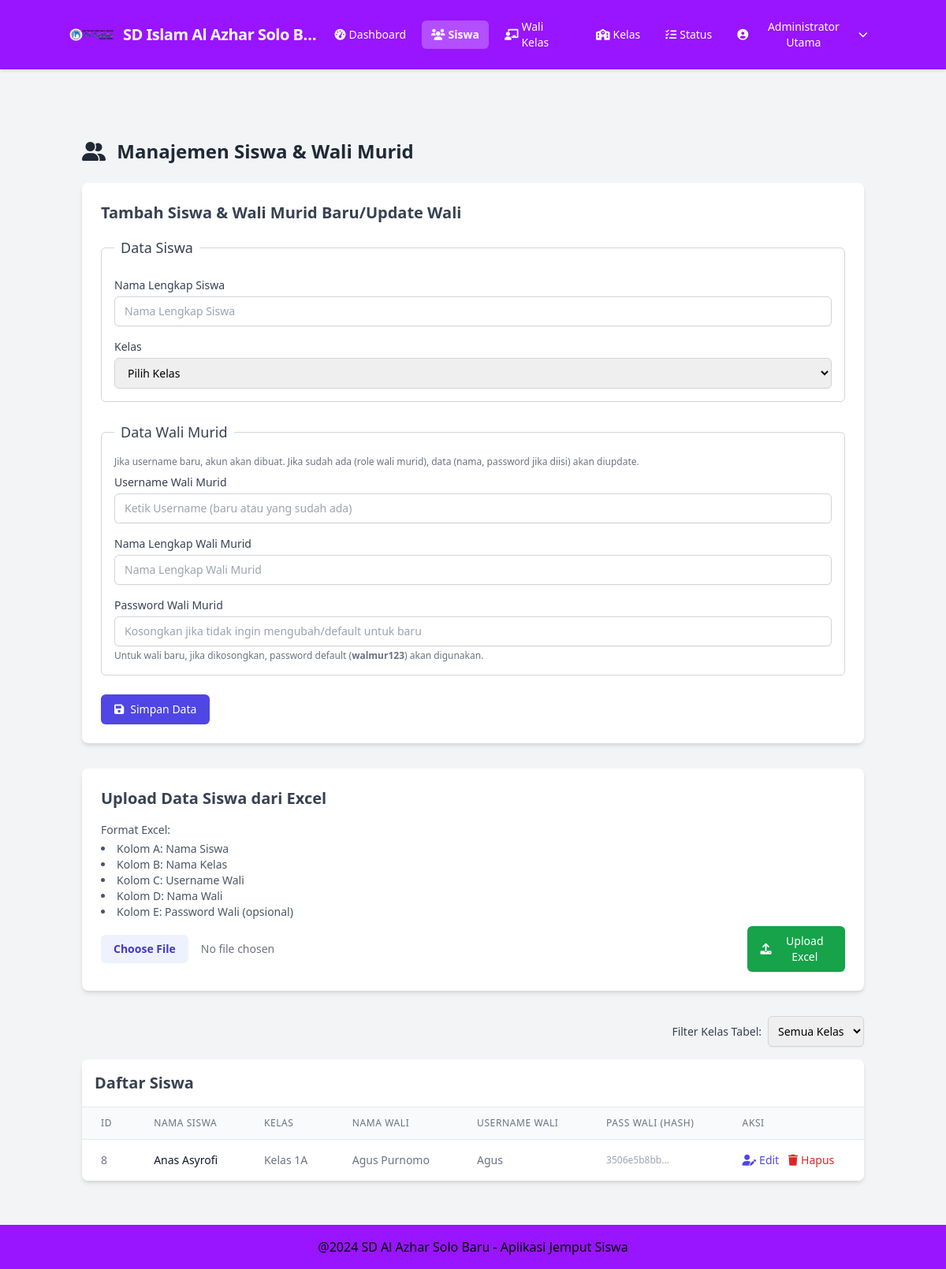
Page /admin/manage_siswa.php (signed in) on the committed database.
### tables this page shows
CREATE TABLE `pengaturan` (
  `id` int(11) NOT NULL,
  `nama_sekolah` varchar(100) DEFAULT 'Nama Sekolah Default',
  `logo_sekolah` varchar(255) DEFAULT NULL,
  `header_image` varchar(255) DEFAULT NULL,
  `footer_text` varchar(255) DEFAULT '© Aplikasi Penjemputan Siswa',
  `header_color` varchar(7) DEFAULT '#FFFFFF' COMMENT 'Warna latar header (hex)',
  `footer_color` varchar(7) DEFAULT '#333333' COMMENT 'Warna latar footer (hex)'
);

CREATE TABLE `siswa` (
  `id` int(11) NOT NULL,
  `nama_siswa` varchar(100) NOT NULL,
  `kelas_id` int(11) NOT NULL,
  `id_wali_murid` int(11) NOT NULL
);

CREATE TABLE `kelas` (
  `id` int(11) NOT NULL,
  `nama_kelas` varchar(50) NOT NULL
);

CREATE TABLE `users` (
  `id` int(11) NOT NULL,
  `username` varchar(50) NOT NULL,
  `password` varchar(255) NOT NULL,
  `role` enum('admin','wali_kelas','wali_murid') NOT NULL,
  `kelas_id` int(11) DEFAULT NULL,
  `nama` varchar(100) NOT NULL
);

### admin/manage_siswa.php (the view, shortened to what the rows shown need)
<?php
include '../includes/db.php';
$selected_kelas_id_filter = isset($_GET['filter_kelas_id']) && $_GET['filter_kelas_id'] !== '' ? (int)$_GET['filter_kelas_id'] : null;
$assets_path_prefix = '../';
include '../includes/header.php';
?>
<div class="container mx-auto px-4 py-8">
    <h2 class="text-2xl font-bold mb-6 text-gray-800"><i class="fas fa-user-friends mr-2"></i> Manajemen Siswa & Wali Murid</h2>
    <div class="bg-white shadow-md rounded-lg overflow-x-auto">
        <table class="w-full min-w-full divide-y divide-gray-200">
            <thead class="bg-gray-50">
                <tr>
                    <th class="px-6 py-3 text-left text-xs font-medium text-gray-500 uppercase tracking-wider">ID</th>
                    <th class="px-6 py-3 text-left text-xs font-medium text-gray-500 uppercase tracking-wider">Nama Siswa</th>
                    <th class="px-6 py-3 text-left text-xs font-medium text-gray-500 uppercase tracking-wider">Kelas</th>
                    <th class="px-6 py-3 text-left text-xs font-medium text-gray-500 uppercase tracking-wider">Nama Wali</th>
                    <th class="px-6 py-3 text-left text-xs font-medium text-gray-500 uppercase tracking-wider">Username Wali</th>
                    <th class="px-6 py-3 text-left text-xs font-medium text-gray-500 uppercase tracking-wider">Pass Wali (Hash)</th>
                    <th class="px-6 py-3 text-left text-xs font-medium text-gray-500 uppercase tracking-wider">Aksi</th>
                </tr>
            </thead>
            <tbody class="bg-white divide-y divide-gray-200">
                <?php
                $sql_select_siswa_display = "SELECT s.id AS siswa_id, s.nama_siswa, k.nama_kelas,
                                            u.nama AS nama_wali_murid, u.username AS username_wali_murid,
                                            u.password AS password_wali_hashed
                                     FROM siswa s
                                     LEFT JOIN kelas k ON s.kelas_id = k.id
                                     LEFT JOIN users u ON s.id_wali_murid = u.id ";
                $sql_select_siswa_display .= " ORDER BY k.nama_kelas, s.nama_siswa";
                $stmt_select_siswa_display = $conn->prepare($sql_select_siswa_display);
                $data_siswa_tabel_display = [];
                if ($stmt_select_siswa_display) {
                    $stmt_select_siswa_display->execute();
                    $result_siswa_tabel_display = $stmt_select_siswa_display->get_result();
                    if($result_siswa_tabel_display){
                        while($row_s_t_item = $result_siswa_tabel_display->fetch_assoc()){
                            $data_siswa_tabel_display[] = $row_s_t_item;
                        }
                    }
                }
                if (!empty($data_siswa_tabel_display)) {
                    foreach ($data_siswa_tabel_display as $row_siswa_item_display) {
                        echo "<tr>
                                <td class='px-6 py-4 whitespace-nowrap text-sm text-gray-500'>" . htmlspecialchars($row_siswa_item_display['siswa_id']) . "</td>
                                <td class='px-6 py-4 whitespace-nowrap text-sm font-medium text-gray-900'>" . htmlspecialchars($row_siswa_item_display['nama_siswa']) . "</td>
                                <td class='px-6 py-4 whitespace-nowrap text-sm text-gray-500'>" . htmlspecialchars($row_siswa_item_display['nama_kelas'] ?? 'N/A') . "</td>
                                <td class='px-6 py-4 whitespace-nowrap text-sm text-gray-500'>" . htmlspecialchars($row_siswa_item_display['nama_wali_murid'] ?? 'N/A') . "</td>
                                <td class='px-6 py-4 whitespace-nowrap text-sm text-gray-500'>" . htmlspecialchars($row_siswa_item_display['username_wali_murid'] ?? 'N/A') . "</td>
                                <td class='px-6 py-4 whitespace-nowrap text-xs text-gray-400 break-all' title='" . htmlspecialchars($row_siswa_item_display['password_wali_hashed'] ?? 'N/A') . "'>" . (!empty($row_siswa_item_display['password_wali_hashed']) ? substr(htmlspecialchars($row_siswa_item_display['password_wali_hashed']), 0, 10) . "..." : 'N/A') . "</td>
                                <td class='px-6 py-4 whitespace-nowrap text-sm font-medium space-x-1 md:space-x-2'>
                                    <a href='edit_siswa.php?id=" . htmlspecialchars($row_siswa_item_display['siswa_id']) . ($selected_kelas_id_filter ? '&ref_kelas_id='.$selected_kelas_id_filter.'&ref_page=manage_siswa' : '&ref_page=manage_siswa') . "' class='text-indigo-600 hover:text-indigo-900' title='Edit Data Siswa'><i class='fas fa-user-edit'></i><span class='hidden sm:inline ml-1'>Edit</span></a>
                                    <a href='manage_siswa.php?hapus=" . htmlspecialchars($row_siswa_item_display['siswa_id']) . ($selected_kelas_id_filter ? '&filter_kelas_id='.$selected_kelas_id_filter : '') . "' class='text-red-600 hover:text-red-900' onclick='return confirm(\"Hapus siswa " . htmlspecialchars(addslashes($row_siswa_item_display['nama_siswa'])) . "? Ini juga akan menghapus riwayat statusnya.\")' title='Hapus Siswa'><i class='fas fa-trash'></i><span class='hidden sm:inline ml-1'>Hapus</span></a>
                                </td>
                              </tr>";
                    }
                }
                ?>
            </tbody>
        </table>
    </div>
</div>
<?php
include '../includes/footer.php';
?>

### includes/header.php (shortened to what the rows shown need)
<?php
$is_root_page = (isset($current_page_depth) && $current_page_depth === 'root');
$nama_sekolah_display = 'Aplikasi Penjemputan Siswa';
$logo_src_default_base = 'assets/images/default_logo.png';
$assets_css_base = 'assets/css/style.css';
$base_path_for_includes = $is_root_page ? './' : '../';
$logo_src_default = $is_root_page ? $logo_src_default_base : '../' . $logo_src_default_base;
$assets_css_path = $is_root_page ? $assets_css_base : '../' . $assets_css_base;
if (isset($assets_path_prefix)) {
    $assets_path_prefix_normalized = rtrim($assets_path_prefix, '/') . '/';
    $assets_css_path = $assets_path_prefix_normalized . ltrim($assets_css_base, './');
    $logo_src_default = $assets_path_prefix_normalized . ltrim($logo_src_default_base, './');
}
$logo_src_to_use = $logo_src_default;
$header_style_attribute = '';
$header_text_style_attribute = '';
$header_default_bg_class = 'bg-indigo-600';
$header_default_text_class = 'text-white';
if (isset($conn) && $conn) {
    $query_pengaturan = "SELECT nama_sekolah, logo_sekolah, header_color, footer_color FROM pengaturan WHERE id = 1 LIMIT 1";
    $result_pengaturan = $conn->query($query_pengaturan);
    if ($result_pengaturan && $result_pengaturan->num_rows > 0) {
        $pengaturan_db = $result_pengaturan->fetch_assoc();
        if (!empty($pengaturan_db['nama_sekolah'])) {
            $nama_sekolah_display = $pengaturan_db['nama_sekolah'];
        }
        if (!empty($pengaturan_db['logo_sekolah'])) {
            $path_from_db = ltrim($pengaturan_db['logo_sekolah'], '/');
            $potential_logo_src = $is_root_page ? $path_from_db : '../' . $path_from_db;
            $check_path_logo_db_server_root = rtrim($_SERVER['DOCUMENT_ROOT'], '/') . '/' . $path_from_db;
            if (file_exists($check_path_logo_db_server_root)) {
                $logo_src_to_use = $potential_logo_src;
            }
        }
        if (!empty($pengaturan_db['header_color']) && preg_match('/^#[a-f0-9]{6}$/i', $pengaturan_db['header_color'])) {
            $db_header_color_val = $pengaturan_db['header_color'];
            $header_style_attribute = "style=\"background-color: " . htmlspecialchars($db_header_color_val) . ";\"";
            if (!function_exists('is_dark_color_for_header_v2')) {
                function is_dark_color_for_header_v2($hexcolor){
                    $hexcolor = ltrim($hexcolor, '#');
                    $r = hexdec(substr($hexcolor,0,2)); $g = hexdec(substr($hexcolor,2,2)); $b = hexdec(substr($hexcolor,4,2));
                    return ((($r*299)+($g*587)+($b*114))/1000 <= 128);
                }
            }
            $header_text_color_val = is_dark_color_for_header_v2($db_header_color_val) ? '#FFFFFF' : '#1F2937';
            $header_text_style_attribute = "style=\"color: " . htmlspecialchars($header_text_color_val) . ";\"";
            $header_default_bg_class = '';
            $header_default_text_class = '';
        }
    } elseif (isset($conn) && $conn->error) {
        error_log("Header.php - DB query pengaturan error: " . $conn->error);
    }
}
$home_link = $base_path_for_includes . 'login.php';
if (isset($_SESSION['user_id']) && isset($_SESSION['role'])) {
    switch ($_SESSION['role']) {
        case 'admin':
            $home_link = $base_path_for_includes . 'admin/index.php';
            break;
    }
}
?>
<!DOCTYPE html>
<html lang="id">
<head>
    <script src="https://cdn.tailwindcss.com"></script>
    <link rel="stylesheet" href="https://cdnjs.cloudflare.com/ajax/libs/font-awesome/6.0.0-beta3/css/all.min.css">
    <?php
        $css_check_path = $is_root_page ? rtrim($_SERVER['DOCUMENT_ROOT'], '/') . '/' . ltrim($assets_css_path, './') : realpath(__DIR__ . '/' . $assets_css_path) ;
        if ($css_check_path && file_exists($css_check_path)):
    ?>
        <link rel="stylesheet" href="<?php echo htmlspecialchars($assets_css_path); ?>?v=<?php echo time(); ?>">
    <?php endif; ?>
</head>
<body class="bg-gray-100 font-sans">
    <header class="app-header p-3 md:p-4 sticky top-0 z-50 <?php echo $header_default_bg_class; ?> <?php echo $header_default_text_class; ?>" <?php echo $header_style_attribute; ?>>
        <div class="container mx-auto flex justify-between items-center">
            <a href="<?php echo htmlspecialchars($home_link); ?>" class="flex items-center space-x-2 sm:space-x-3 min-w-0">
                <?php
                    $final_logo_to_display = null;
                    $path_check_logo = rtrim($_SERVER['DOCUMENT_ROOT'], '/') . '/' . ltrim($logo_src_to_use, './');
                    if (file_exists($path_check_logo)) {
                        $final_logo_to_display = $logo_src_to_use;
                    } else {
                         $path_check_default_logo = rtrim($_SERVER['DOCUMENT_ROOT'], '/') . '/' . ltrim($logo_src_default, './');
                         if (file_exists($path_check_default_logo)) {
                             $final_logo_to_display = $logo_src_default;
                         }
                    }
                    if ($final_logo_to_display):
                ?>
                    <img src="<?php echo htmlspecialchars($final_logo_to_display); ?>?t=<?php echo time(); ?>" alt="Logo Sekolah" class="h-10 w-10 sm:h-12 sm:w-12 md:h-14 md:w-14 object-contain rounded-full flex-shrink-0">
                <?php else: ?>
                    <div class="h-10 w-10 sm:h-12 sm:w-12 md:h-14 md:w-14 bg-white flex items-center justify-center rounded-full text-indigo-600 text-xl sm:text-2xl font-bold flex-shrink-0">
                        <i class="fas fa-school"></i>
                    </div>
                <?php endif; ?>
                <span class="text-md sm:text-lg md:text-xl font-semibold tracking-tight truncate" <?php echo $header_text_style_attribute; ?>><?php echo htmlspecialchars($nama_sekolah_display); ?></span>
            </a>
        </div>
    </header>
</body>
</html>

### includes/footer.php (shortened to what the rows shown need)
<?php
$footer_text_display = 'Aplikasi Penjemputan Siswa © ' . date('Y');
$footer_actual_bg_style = '';
$footer_actual_text_style = '';
$footer_default_bg_class = 'bg-blue-600';
$footer_default_text_class = 'text-white';
if (isset($conn) && $conn instanceof mysqli && empty($conn->connect_error)) {
    try {
        $query_footer = "SELECT footer_text, footer_color FROM pengaturan WHERE id = 1 LIMIT 1";
        $result_footer = $conn->query($query_footer);
        if ($result_footer && $result_footer->num_rows > 0) {
            $footer_db_data = $result_footer->fetch_assoc();
            if (isset($footer_db_data['footer_text']) && !empty(trim($footer_db_data['footer_text']))) {
                $footer_text_display = $footer_db_data['footer_text'];
            }
            if (isset($footer_db_data['footer_color']) && !empty($footer_db_data['footer_color']) && preg_match('/^#[a-f0-9]{6}$/i', $footer_db_data['footer_color'])) {
                $db_footer_color_val = $footer_db_data['footer_color'];
                $footer_actual_bg_style = "style=\"background-color: " . htmlspecialchars($db_footer_color_val) . ";\"";
                if (!function_exists('is_dark_color_for_footer')) {
                    function is_dark_color_for_footer($hexcolor){
                        $hexcolor = ltrim($hexcolor, '#');
                        $r = hexdec(substr($hexcolor,0,2)); $g = hexdec(substr($hexcolor,2,2)); $b = hexdec(substr($hexcolor,4,2));
                        return ((($r*299)+($g*587)+($b*114))/1000 <= 128);
                    }
                }
                $footer_text_color_val = is_dark_color_for_footer($db_footer_color_val) ? '#FFFFFF' : '#1F2937';
                $footer_actual_text_style = "style=\"color: " . htmlspecialchars($footer_text_color_val) . ";\"";
                $footer_default_bg_class = '';
                $footer_default_text_class = '';
            }
        }
    } catch (Exception $e) {
        error_log("Error fetching footer data from DB in footer.php: " . $e->getMessage());
    }
} else {
}
?>
    <footer class="p-4 mt-6 w-full <?php echo $footer_default_bg_class; ?> <?php echo $footer_default_text_class; ?>" <?php echo $footer_actual_bg_style; ?> <?php echo $footer_actual_text_style; ?>>
        <div class="container mx-auto text-center">
            <marquee behavior="scroll" direction="left" scrollamount="5">
                <?php echo htmlspecialchars($footer_text_display); ?>
            </marquee>
        </div>
    </footer>
</body>
</html>

### rows in the picture
pengaturan: logo_sekolah (picture), nama_sekolah "SD Islam Al Azhar Solo Ba…", footer_text "@2024 SD Al Azhar Solo Baru - Aplikasi Jemput Siswa"
siswa: id "8", nama_siswa "Anas Asyrofi", kelas.nama_kelas "Kelas 1A", id_wali_murid.nama "Agus Purnomo", id_wali_murid.username "Agus", id_wali_murid.password "3506e5b8bb"

### other values in the picture
$_SESSION['nama_user'] "Administrator Utama"
$DEFAULT_WALI_PASSWORD_FALLBACK "walmur123"
